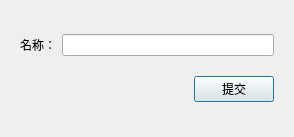
<?xml version="1.0" encoding="UTF-8"?>
<ui version="4.0">
 <class>MainWindow</class>
 <widget class="QDialog" name="MainWindow">
  <property name="geometry">
   <rect>
    <x>0</x>
    <y>0</y>
    <width>294</width>
    <height>137</height>
   </rect>
  </property>
  <property name="windowTitle">
   <string>MainWindow</string>
  </property>
  <layout class="QVBoxLayout" name="verticalLayout_2">
   <item>
    <widget class="QWidget" name="centralwidget" native="true">
     <layout class="QVBoxLayout" name="verticalLayout">
      <item>
       <layout class="QHBoxLayout" name="horizontalLayout">
        <item>
         <widget class="QLabel" name="label">
          <property name="text">
           <string>名称：</string>
          </property>
         </widget>
        </item>
        <item>
         <widget class="QLineEdit" name="service_name"/>
        </item>
       </layout>
      </item>
      <item>
       <layout class="QHBoxLayout" name="horizontalLayout_2">
        <item>
         <spacer name="horizontalSpacer">
          <property name="orientation">
           <enum>Qt::Horizontal</enum>
          </property>
          <property name="sizeHint" stdset="0">
           <size>
            <width>40</width>
            <height>20</height>
           </size>
          </property>
         </spacer>
        </item>
        <item>
         <widget class="QPushButton" name="submit">
          <property name="text">
           <string>提交</string>
          </property>
         </widget>
        </item>
       </layout>
      </item>
     </layout>
    </widget>
   </item>
  </layout>
 </widget>
 <resources/>
 <connections/>
</ui>
